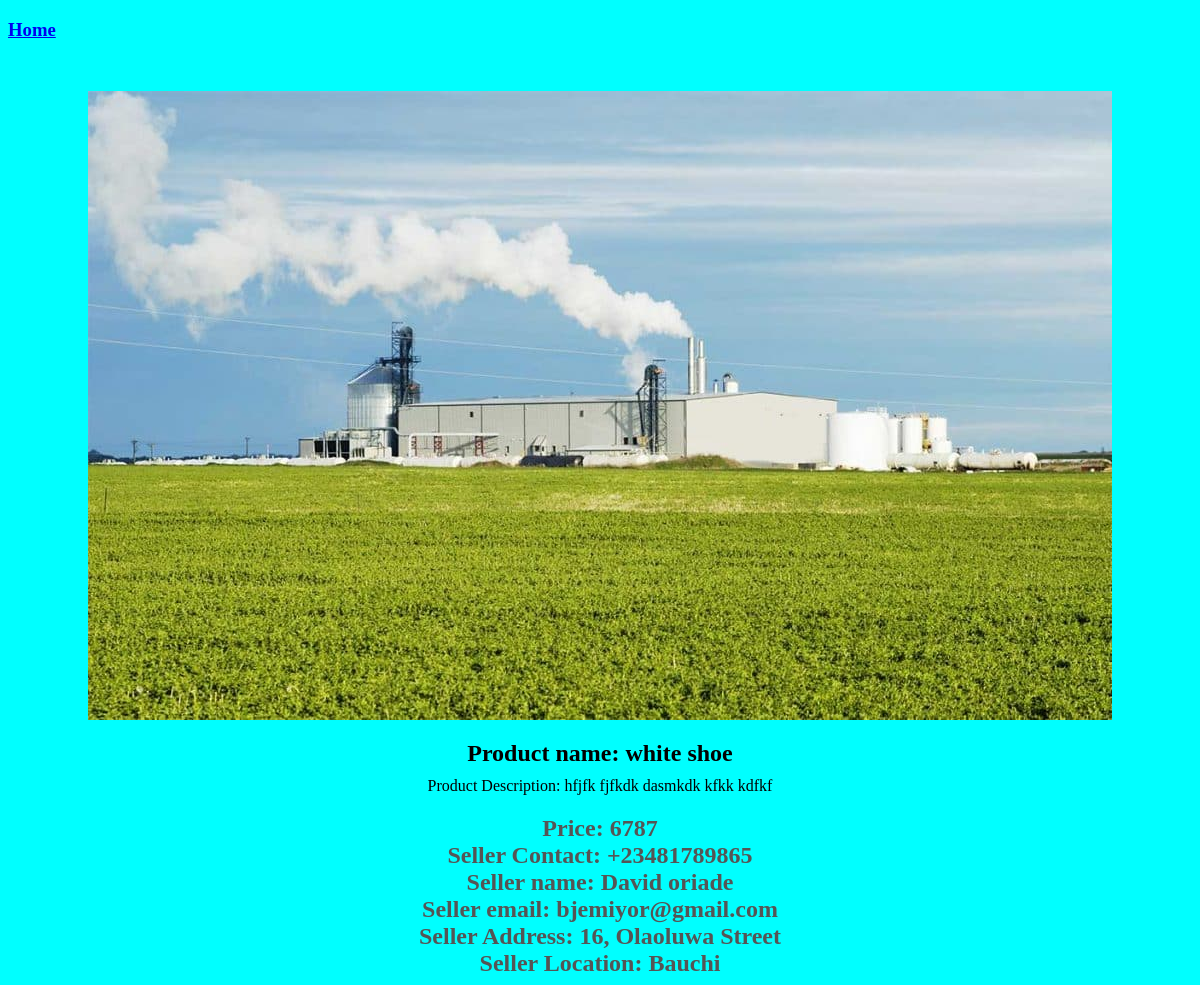
/white-shoe/, run on the app's committed database.
### seller/models.py (models this page shows, shortened)
class Product(models.Model):
    username = models.CharField(max_length=50)
    name = models.CharField(max_length=64)
    price = models.IntegerField()
    quantity = models.IntegerField()
    description = models.TextField()
    slug = models.SlugField()
    thumb = models.ImageField(blank=True)

class User(models.Model):
    username = models.CharField(max_length=30, unique=True)
    password = models.CharField(max_length=256)
    fullname = models.CharField(max_length=100)
    email = models.EmailField(unique=True)
    phone = models.CharField(max_length=15)
    address = models.TextField()
    state = models.CharField(max_length=30)
    gender_choices = (
        ('M', 'Male'),
        ('F', 'Female'),
        ('O', 'Other'),
    )
    gender = models.CharField(max_length=1, choices=gender_choices)

### buyer/views.py (the view)
# urls.py: path('<slug:slug>/', product_detail, name='product_detail'),
def product_detail(request, slug):
    item = get_object_or_404(Product, slug=slug)
    seller = ""
    context = {}
    if item:
        seller = get_object_or_404(User, username=item.username)
        context = {'item': item,'seller': seller}
    return render(request, 'buyer/product_detail.html', context)

### buyer/templates/buyer/product_detail.html (shortened to what this page needs)
{% load static %} {% block content %}
<!DOCTYPE html>
<html lang="en">
  <head>
    <link
      rel="stylesheet"
      type="text/css"
      href="{% static 'css/listsell.css' %}"
    />
  </head>
  <body style="background-color: aqua">
    <h3><a href="{% url 'buyer:home' %}">Home</a></h3>
    <div class="container">
      <img src="{{item.thumb.url}}" alt="Product Image" class="product-image" />
      <div class="product-name">Product name: {{item.name}}</div>
      <div class="product-description">
        Product Description: {{item.description}}
      </div>
      <div class="product-price">Price: {{item.price}}</div>
      <div class="product-price">Seller Contact: {{seller.phone}}</div>
      <div class="product-price">Seller name: {{seller.fullname}}</div>
      <div class="product-price">Seller email: {{seller.email}}</div>
      <div class="product-price">Seller Address: {{seller.address}}</div>
      <div class="product-price">Seller Location: {{seller.state}}</div>
    </div>
  </body>
</html>
{% endblock %}

### static_folder/css/listsell.css (style rules this page uses)
body { background-color: rgb(174, 127, 255); }
.container { display: flex; flex-direction: column; align-items: center; margin-top: 50px; }
.product-image { max-width: 100%; height: auto; margin-bottom: 20px; }
.product-name { font-weight: bold; font-size: 24px; margin-bottom: 10px; }
.product-description { font-size: 16px; margin-bottom: 20px; }
.product-price { font-weight: bold; font-size: 24px; color: #555; }

### data on the page
Product: thumb (picture), name "white shoe", description "hfjfk fjfkdk dasmkdk kfkk kdfkf", price "6787"
User: phone "+23481789865", fullname "David oriade", email "bjemiyor@gmail.com", address "16, Olaoluwa Street", state "Bauchi"
